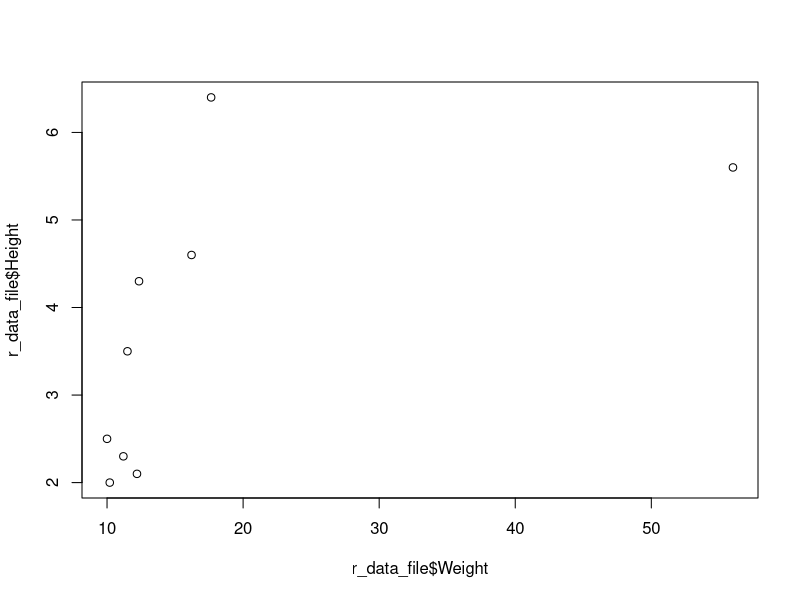
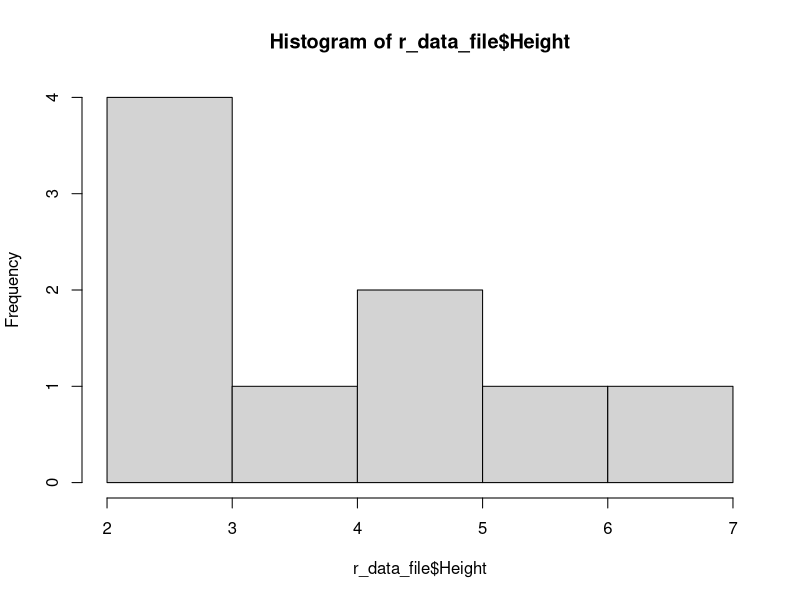

These charts were generated, in order, by the following R code:
# packages
#install.packages("readxl")
library(readxl)
r_data_file <- read_excel("r_data_file.xlsx", 
                          sheet = "data02", range = "A2:C11", col_types = c("text", 
                                                                            "numeric", "numeric"))
summary(r_data_file)
mean(r_data_file)
plot(r_data_file$Height ~ r_data_file$Weight)
hist(r_data_file$Height)



